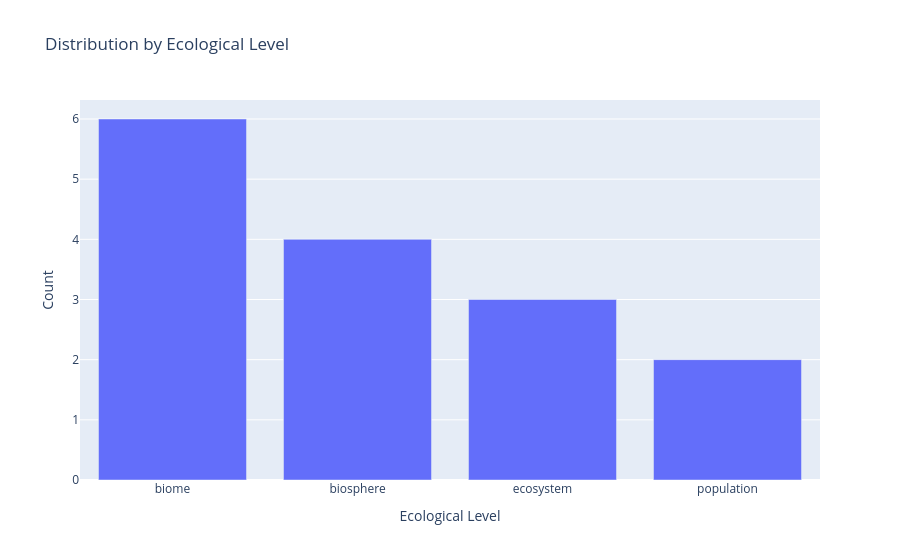

Here is the notebook cell this chart was saved with:
### Code cell
# Explore ecological levels
if 'Ecological_level' in df_main.columns:
    eco_counts = df_main['Ecological_level'].value_counts()
    
    fig = px.bar(
        x=eco_counts.index,
        y=eco_counts.values,
        labels={'x': 'Ecological Level', 'y': 'Count'},
        title='Distribution by Ecological Level'
    )
    display(fig)
else:
    print("Ecological_level column not found")

### Figure 1 — Plotly figure (JSON) as saved in the notebook; plotly's stock layout.template omitted (floating-point values rounded to 4 significant figures)
{"data": [{"hovertemplate": "Ecological Level=%{x}<br>Count=%{y}<extra></extra>", "legendgroup": "", "marker": {"color": "#636efa", "pattern": {"shape": ""}}, "name": "", "orientation": "v", "showlegend": false, "textposition": "auto", "type": "bar", "x": ["biome", "biosphere", "ecosystem", "population"], "xaxis": "x", "y": [6, 4, 3, 2], "yaxis": "y"}], "layout": {"barmode": "relative", "legend": {"tracegroupgap": 0}, "title": {"text": "Distribution by Ecological Level"}, "xaxis": {"anchor": "y", "domain": [0, 1], "title": {"text": "Ecological Level"}}, "yaxis": {"anchor": "x", "domain": [0, 1], "title": {"text": "Count"}}}}
